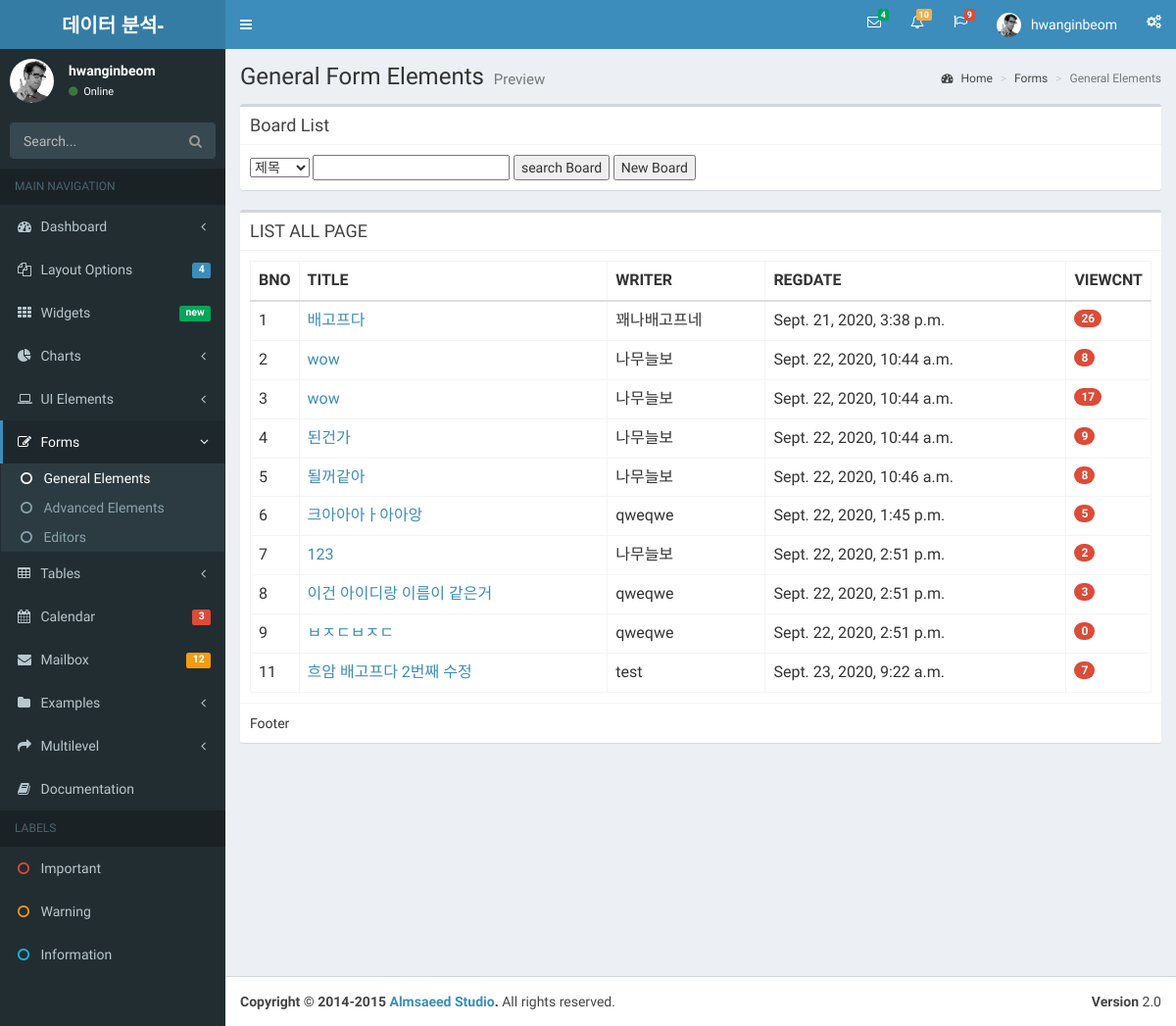
Page /bbs/bbs_list/ (signed in) on the committed database.
### BbsApp/models.py (models this page shows)
class Bbs(models.Model):
    title = models.CharField(max_length=50)
    writer = models.CharField(max_length=50)
    content = models.TextField()
    regdate = models.DateTimeField(default=timezone.now())
    viewcnt = models.IntegerField(default=0)

### BbsApp/views.py (the view)
# urls.py: path('bbs_list/', views.list, name='bbs_list'),
def list(request):
    boards = Bbs.objects.all()
    print('boadrds result-', boards)
    context = {'boards': boards,
               'id': request.session['user_id'],  # 이러한 방법도 가능
               'name': request.session['user_name']
               }
    return render(request, 'list.html', context)

### BbsApp/templates/list.html (shortened to what this page needs)
{% include 'header.html' %}
{% block content %}
<section class="content">
   <div class="row">
      <div class="col-md-12">
         <div class='box'>
            <div class="box-header with-border">
               <h3 class="box-title">Board List</h3>
            </div>
            <div class='box-body'>
               <select id="searchType">
                  <option value="title">제목</option>
               </select>
               <input type="text" id="searchKeyword">
               <button id='searchBtn'>search Board</button>
               <button id='newBtn'>New Board</button>
            </div>
         </div>
          <div class="box">
            <div class="box-header with-border">
               <h3 class="box-title">LIST ALL PAGE</h3>
            </div>
            <div class="box-body">
{% if boards %}
<table class="table table-bordered">
   <tr>
      <th style="width: 10px">BNO</th>
      <th>TITLE</th>
      <th>WRITER</th>
      <th>REGDATE</th>
      <th style="width: 40px">VIEWCNT</th>
   </tr>
   <tbody id="tbody">
   {% for board in boards %}
   <tr>
      <td>{{board.id}}</td>
      <td><a href="{% url 'bbs_read' id=board.id %}">{{board.title}}</a></td>
      <td>{{board.writer}}</td>
      <td>{{board.regdate}}</td>
      <td><span class="badge bg-red">{{board.viewcnt}}</span></td>
   </tr>
   {% endfor %}
   </tbody>
</table>
{% else %}
               <p>데이터가 존재하지 않습니다.</p>
{% endif %}
            </div>
            <div class="box-footer">Footer</div>
         </div>
      </div>
   </div>
</section>
</div>
{% endblock %}
{% include 'footer.html' %}

### rows in the picture
Bbs: id "1", title "배고프다", writer "꽤나배고프네", regdate "Sept. 21, 2020, 3:38 p.m.", viewcnt "26"
Bbs: id "2", title "wow", writer "나무늘보", regdate "Sept. 22, 2020, 10:44 a.m.", viewcnt "8"
Bbs: id "3", title "wow", writer "나무늘보", regdate "Sept. 22, 2020, 10:44 a.m.", viewcnt "17"
Bbs: id "4", title "된건가", writer "나무늘보", regdate "Sept. 22, 2020, 10:44 a.m.", viewcnt "9"
Bbs: id "5", title "될꺼같아", writer "나무늘보", regdate "Sept. 22, 2020, 10:46 a.m.", viewcnt "8"
Bbs: id "6", title "크아아아ㅏ아아앙", writer "qweqwe", regdate "Sept. 22, 2020, 1:45 p.m.", viewcnt "5"
Bbs: id "7", title "123", writer "나무늘보", regdate "Sept. 22, 2020, 2:51 p.m.", viewcnt "2"
Bbs: id "8", title "이건 아이디랑 이름이 같은거", writer "qweqwe", regdate "Sept. 22, 2020, 2:51 p.m.", viewcnt "3"
Bbs: id "9", title "ㅂㅈㄷㅂㅈㄷ", writer "qweqwe", regdate "Sept. 22, 2020, 2:51 p.m.", viewcnt "0"
Bbs: id "11", title "흐암 배고프다 2번째 수정", writer "test", regdate "Sept. 23, 2020, 9:22 a.m.", viewcnt "7"

### other values in the picture
{{ name }} "hwanginbeom"
